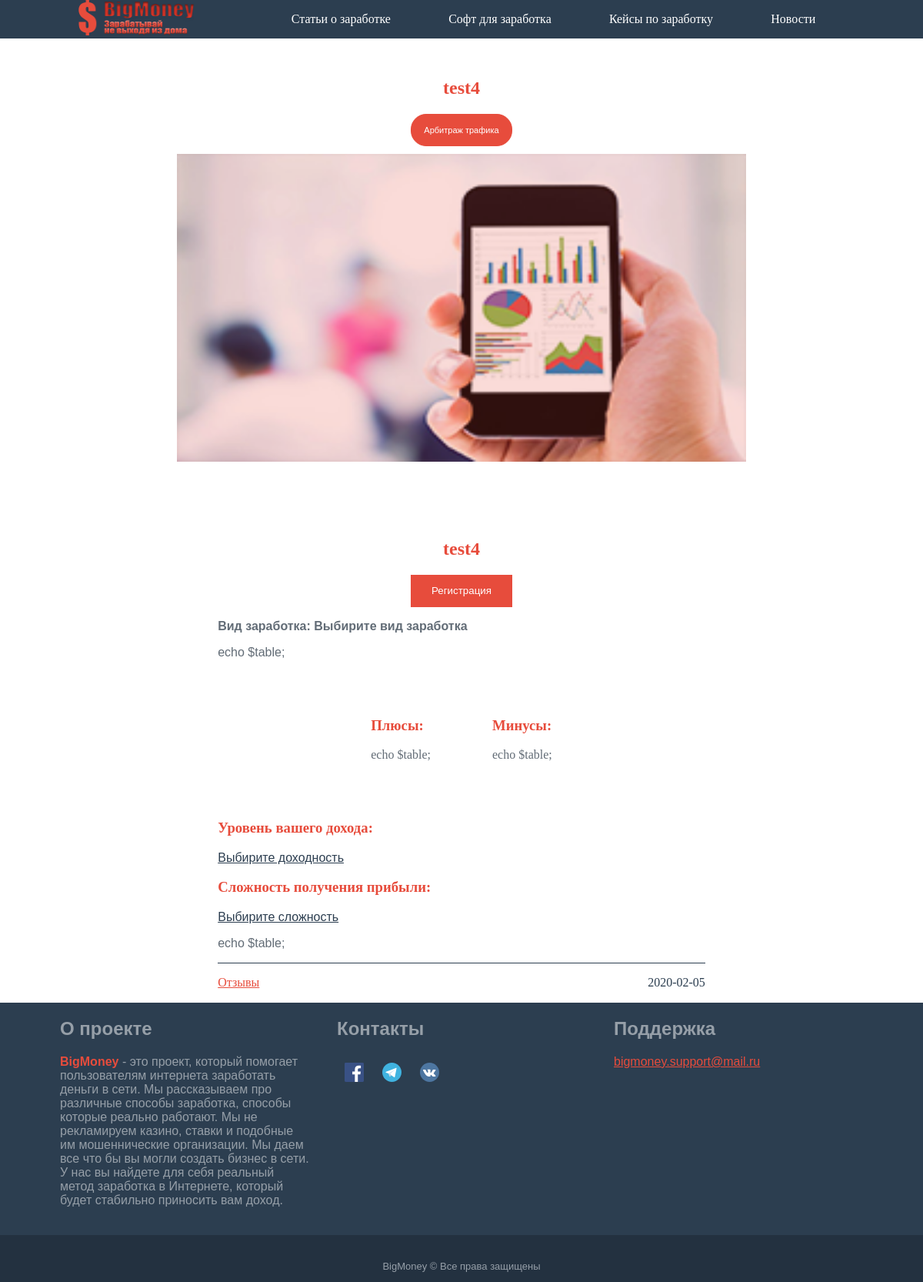
Page /post/arbitraj/test4.php on the committed database.
### tables this page shows
CREATE TABLE `post` (
  `id` int(11) NOT NULL,
  `name` varchar(64) NOT NULL,
  `title-braus` varchar(70) DEFAULT NULL,
  `description-braus` varchar(140) DEFAULT NULL,
  `title-katalog` varchar(70) DEFAULT NULL,
  `description-katalog` varchar(140) DEFAULT NULL,
  `one-title-page` varchar(56) DEFAULT NULL,
  `two-title-page` varchar(56) DEFAULT NULL,
  `one-text` text,
  `two-text` text,
  `image` text,
  `linkPartner` text,
  `plus` text,
  `minus` text,
  `money-level` varchar(56) DEFAULT NULL,
  `hard-level` varchar(56) DEFAULT NULL,
  `date` date DEFAULT NULL,
  `coments` text,
  `site` varchar(16) DEFAULT NULL,
  `freelance` varchar(16) DEFAULT NULL,
  `arbit` varchar(16) DEFAULT NULL,
  `type` varchar(56) DEFAULT NULL,
  `newUser` varchar(16) DEFAULT NULL,
  `passiv` varchar(16) DEFAULT NULL,
  `mob` varchar(16) DEFAULT NULL
);

### src/post/arbitraj/test4.php (the view, shortened to what this page needs)
<?php
$conect = mysqli_connect('localhost','root','','posting');
$path_parts = pathinfo($_SERVER['SCRIPT_NAME']);
$nameFile = $path_parts['filename'];
$search = mysqli_query($conect, "SELECT `ID`,`name`,`title-braus`, `description-braus`, `title-katalog`, `description-katalog`, `one-title-page`, `two-title-page`, `one-text`, `two-text`, `image`, `linkPartner`, `plus`, `minus`, `money-level`, `hard-level`, `date`, `coments`, `site`, `freelance`, `arbit`, `type`, `newUser`, `passiv`, `mob` FROM `post` WHERE `name`= '$nameFile'");
$resultSearch =mysqli_fetch_array($search);
?>
<!DOCTYPE html>
<html>
<head>
	<link rel="stylesheet" type="text/css" href="../css/style.css">
	<link rel="stylesheet" type="text/css" href="../css/modification.css">
</head>
<body>
<form method="POST" action=<?php echo $_SERVER['PHP_SELF'];?> enctype="multipart/form-data">
	<header>
		<div class="headerCenter">
			<div class="logo">
				<a href="/src/index.php"><img class="logo__img" src="../img/logo.png" alt=""></a>
			</div>
			<div class="headerCenter__menu desktop">
				<ul class="headerCenter__ul">
					<li class="headerCenter__li"><a class="headerCenter__link" href="../index.php">Статьи о заработке</a></li>
					<li class="headerCenter__li"><a class="headerCenter__link" href="/src/soft/index.php">Софт для заработка</a></li>
					<li class="headerCenter__li"><a class="headerCenter__link" href="/src/keys/index.php">Кейсы по заработку</a></li>
					<li class="headerCenter__li"><a class="headerCenter__link" href="/src/news/index.php">Новости</a></li>
				</ul>
			</div>
		</div>
	</header>
	<section class="container">
		<div class="text katalog-text">
			<center>
				<h1 class="text__title"><?php echo $resultSearch['one-title-page']; ?></h1>
				<div class="categories">
					<?php
						if($resultSearch['arbit'] == 'on'){
							echo '<div class="categories__button">Арбитраж трафика</div>';
						}
					?>
				</div>
			</center>
		</div>
		<div class="previe" id="image">
		</div>
		<div class="text katalog-text">
			<center>
				<h2 class="text__title"><?php echo $resultSearch['two-title-page']; ?></h2>
					<a href="<?php echo $resultSearch['linkPartner']; ?>"><div class="go" name="go">Регистрация</div></a>
			</center>
		</div>
		<div class="state">
			<p><strong>Вид заработка: <?php echo $resultSearch['type']; ?></strong></p>
			<p>
				 <?php echo $resultSearch['one-text']; ?>
			</p>
		</div>
		<div class="plus-minus">
			<div class="plus-minus__element">
				<h3 class="plus-minus__title">Плюсы:</h3>
				<ul class="plus-minus__ul">
					 <?php echo $resultSearch['plus']; ?>
				</ul>
			</div>
			<div class="plus-minus__element">
				<h3 class="plus-minus__title">Минусы:</h3>
				<ul class="plus-minus__ul">
					<?php echo $resultSearch['minus']; ?>
				</ul>
			</div>
		</div>
		<div class="level">
			<div class="level__element">
				<h3 class="level__title">Уровень вашего дохода:</h3>
				<p class="level__text"><?php echo $resultSearch['money-level']; ?></p>
			</div>
			<div class="level__element">
				<h3 class="level__title">Сложность получения прибыли:</h3>
				<p class="level__text"><?php echo $resultSearch['hard-level']; ?></p>
			</div>
		</div>
		<div class="state">
			<p>
				<?php echo $resultSearch['two-text']; ?>
			</p>
		</div>
		<center>
			<div class="date">
				<a href="<?php echo $resultSearch['coments']; ?>"><p class="date__element rang">Отзывы</p></a>
				<p class="date__element number"><?php echo $resultSearch['date']; ?></p>
			</div>
		</center>
	</section>
	<footer class="footer">
		<div class="footer__center">
			<div class = "footer__element">
				<h2 class="footer__text">О проекте</h2>
				<p class="footer__text">
					<span class="footer__text big-red">BigMoney</span> - это проект, который помогает пользователям
					интернета заработать деньги в сети.
					Мы рассказываем про различные способы заработка,
					способы которые реально работают.
					Мы не рекламируем казино, ставки и подобные им мошеннические организации.
					Мы даем все что бы вы могли создать бизнес в сети.
					У нас вы найдете для себя реальный метод заработка в Интернете,
					который будет стабильно приносить вам доход.
				</p>
			</div>
			<div class = "footer__element">
				<h2 class="footer__text">Контакты</h2>
				<img class="footer__img"src="../img/facebook.svg">
				<img class="footer__img"src="../img/telegram.svg">
				<img class="footer__img"src="../img/vk.svg">
			</div>
			<div class = "footer__element">
				<h2 class="footer__text">Поддержка</h2>
				<p class="footer__text"><a href="#" class="footer__link">bigmoney.support@mail.ru</a></p>
			</div>
		</div>
		<div class="footer__end">
			<p class="footer__text mini-text">BigMoney © Все права защищены</p>
		</div>
	</footer>
</form>
</body>
</html>

### src/post/css/style.css (style rules this page uses)
a { color:#fff;text-decoration:none }
.headerCenter__link { font-family:Impact }
.footer__text { font-family:"arial" }
.text__title { font-family:"Comic Sans MS" }
.desktop { display:flex }
.big-red { font-weight:bold;color:#E74C3C }
.mini-text { font-size:13px }
.katalog-text { margin-top:100px;text-align:left }
.rang { color:#E74C3C;text-decoration:underline }
.number { color:#2C3E50 }
body { margin:0;padding:0;max-width:1920px;min-width:320px }
header,.navigation { display:flex;justify-content:center;background:#2C3E50;position:fixed;width:100%;z-index:9999 }
.headerCenter,.headerCenter__menu,.headerCenter__ul { display:flex }
.headerCenter,.headerMobile { width:83% }
.headerCenter { justify-content:space-between }
.headerCenter__ul { align-self:center;list-style-type:none;justify-content:space-around;width:100% }
.headerCenter__menu { width:80% }
.logo { display:flex;align-items:center }
.logo__img { width:150px;height:46px }
.container { width:88%;margin:0 auto;border:1px solid transparent }
.text { text-align:center;width:70%;margin-left:15% }
.text__title { color:#E74C3C }
.footer { display:flex;width:100%;justify-content:center;flex-wrap:wrap;background:#2C3E50 }
.footer__link { text-decoration:underline;color:#E74C3C }
.footer__center { width:90%;display:flex;justify-content:space-around }
.footer__end { width:100%;display:flex;justify-content:center;margin-top:20px;padding-top:20px;background:#233140 }
.footer__text { color:#969FA8 }
.footer__img { margin:10px;height:25px }
.footer__element { width:30% }
.categories { width:70% }
.categories__button { margin:10px;width:130px;height:40px;border:1px solid #E74C3C;background:#E74C3C;font-family:"arial";color:white;font-size:13.3333px;font-size:11px;border-radius:20px;display:flex;align-items:center;justify-content:center }
.go { width:130px;height:40px;border:1px solid #E74C3C;background:#E74C3C;font-family:"arial";color:white;font-size:13.3333px;margin:10px;display:flex;align-items:center;justify-content:center }
.previe { background-size:100% 100%;background-repeat:no-repeat;margin:0 auto;height:500px;width:60%;margin:0 auto;display:flex;flex-direction:column;justify-content:center;align-items:center;color:white;background:rgba(0,0,0,0.5) }
.state { color:#626c76;width:60%;margin:0 auto;font-family:"arial" }
.plus-minus { display:flex;justify-content:center }
.plus-minus__title { color:#E74C3C;font-family:"Comic Sans MS" }
.plus-minus__ul { padding:0;font-family:Impact;color:#626c76 }
.plus-minus__element { margin:40px }
.level { width:60%;margin:0 auto }
.level__title { color:#E74C3C;font-family:"Comic Sans MS" }
.level__text { text-decoration:underline;color:#2C3E50;font-family:"arial" }
.date { display:flex;justify-content:space-between;align-items:center;border-top:1px solid #2C3E50;width:60% }
@media screen and (min-width: 924px) and (max-width: 1200px) { .previe { width:70%;height:400px } }

### src/post/css/modification.css (style rules this page uses)
a { color:#fff;text-decoration:none }
.headerCenter__link { font-family:Impact }
.footer__text { font-family:"arial" }
.text__title { font-family:"Comic Sans MS" }
.desktop { display:flex }
.big-red { font-weight:bold;color:#E74C3C }
.mini-text { font-size:13px }
.katalog-text { margin-top:100px;text-align:left }
.rang { color:#E74C3C;text-decoration:underline }
.number { color:#2C3E50 }

### rows in the picture
post: value "test4", type "Выбирите вид заработка", value "echo $table;", plus "echo $table;", minus "echo $table;", value "Выбирите доходность", value "Выбирите сложность", date "2020-02-05"
